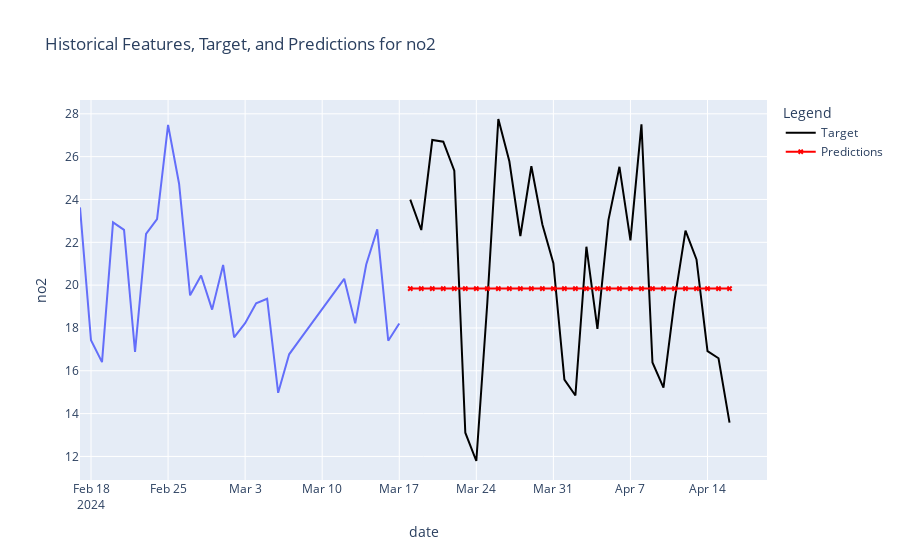
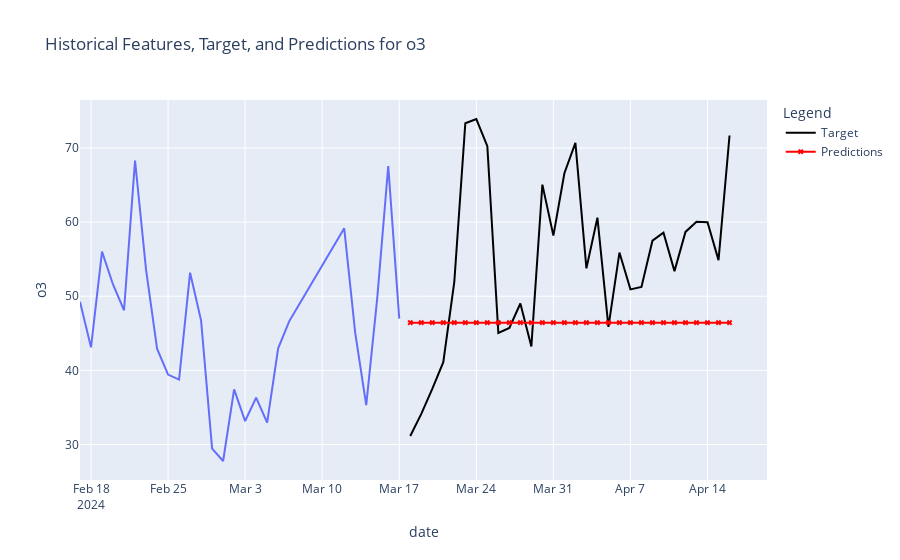
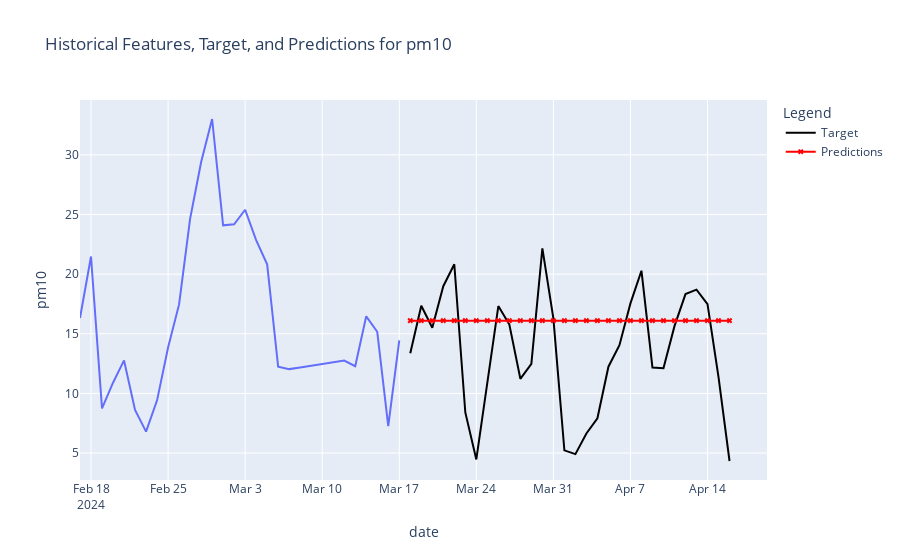
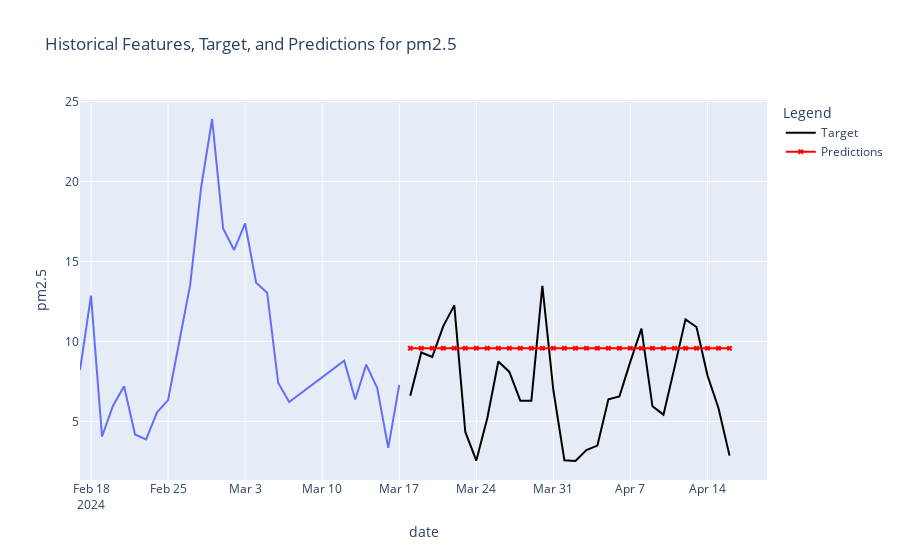

The notebook cell these images were saved under, in order:
### Code cell
for pollutant in ['no2', 'o3', 'pm10', 'pm2.5']:
    X_train, y_train = get_feats_and_label(timeseries=df, offset=30, label_period=30, label_idx=df.columns.get_loc(pollutant)-1)
    X_test, y_test = get_feats_and_label(timeseries=df, offset=0, label_period=30, label_idx=df.columns.get_loc(pollutant)-1)

    model = BaselineModelPreviousMonth()
    model.fit(y_train)
    y_pred = model.predict(30)
    mae = mean_absolute_error(y_test, y_pred)
    print(f"mae for {pollutant}={mae:.3f}")
    plot_one_sample(features=y_train.reset_index(), target=y_test.reset_index(), example_pollutant=pollutant, predictions=y_pred)
